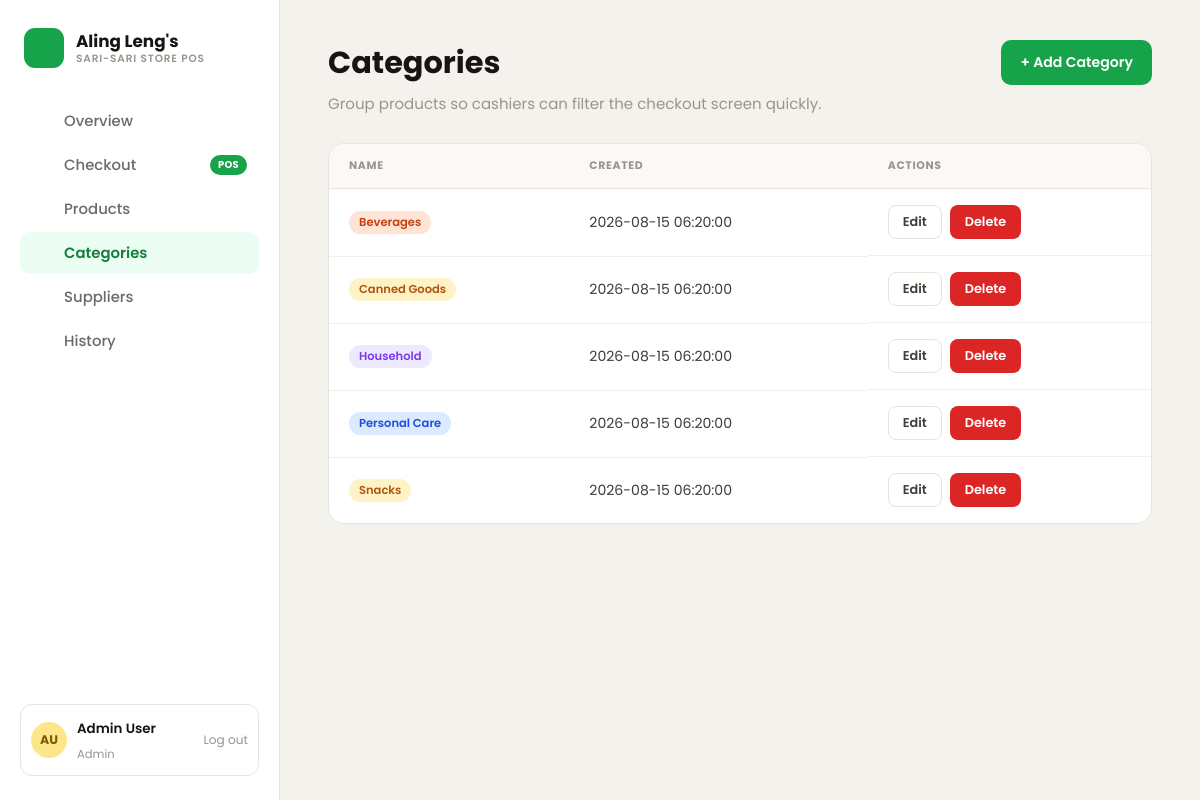
Before: /categories/index.php with the older database file.
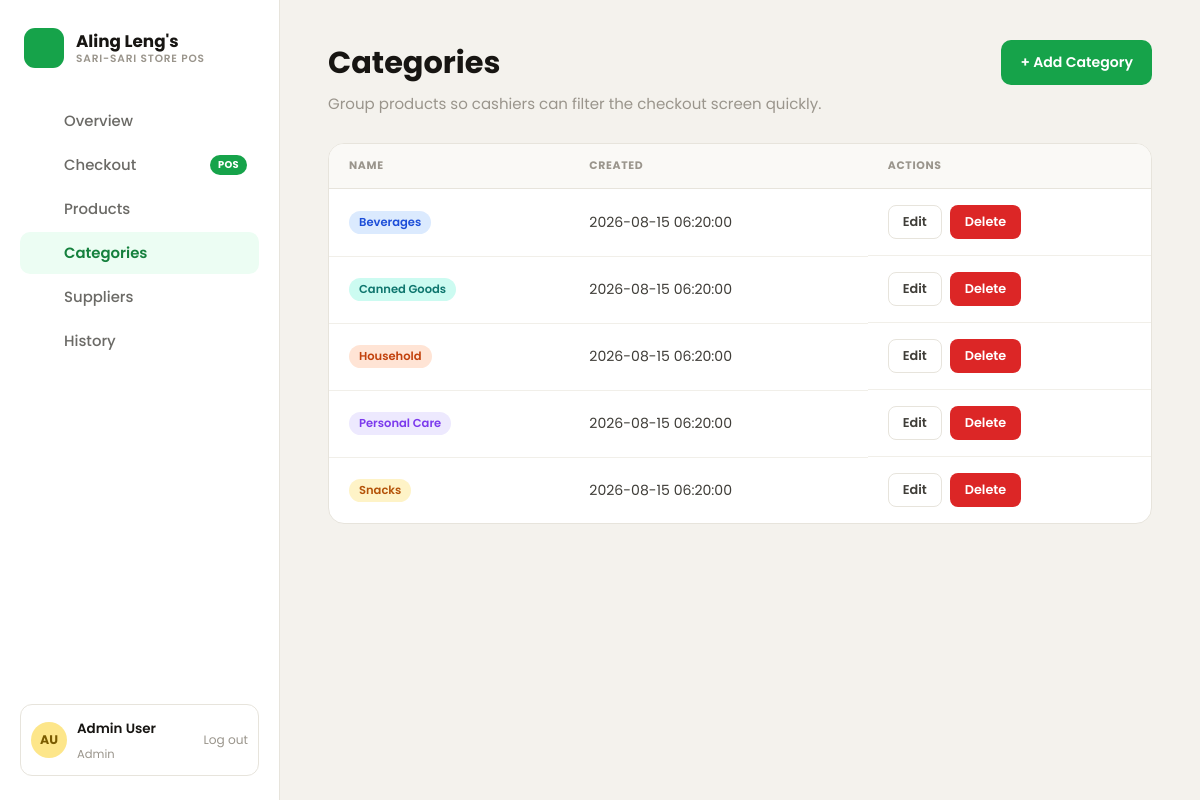
After: the same page with the newer database file.
### tables this page shows
CREATE TABLE categories (
    id INT AUTO_INCREMENT PRIMARY KEY,
    name VARCHAR(100) NOT NULL UNIQUE,
    color ENUM('blue', 'orange', 'purple', 'yellow', 'teal', 'pink') NULL,
    created_at TIMESTAMP DEFAULT CURRENT_TIMESTAMP
);

### bootstrap.php (called while the page is built, shortened)
<?php
spl_autoload_register(function (string $class): void {
    $prefix = 'App\\';
    $relative = substr($class, strlen($prefix));
    $file = __DIR__ . '/src/' . str_replace('\\', '/', $relative) . '.php';
});
require_once __DIR__ . '/src/Support/helpers.php';

### config/database.php (called while the page is built)
<?php
return [
    'host' => getenv('MYSQLHOST') ?: 'localhost',
    'port' => getenv('MYSQLPORT') ?: '3306',
    'database' => getenv('MYSQLDATABASE') ?: 'sarisari_pos',
    'username' => getenv('MYSQLUSER') ?: 'root',
    'password' => getenv('MYSQLPASSWORD') ?: '',
    'charset' => 'utf8mb4',
];

### src/Core/Database.php (called while the page is built, shortened)
<?php
class Database
{
    private static ?PDO $instance = null;
    public static function getConnection(): PDO
    {
        if (self::$instance === null) {
            $config = require __DIR__ . '/../../config/database.php';
            $dsn = sprintf(
                'mysql:host=%s;port=%s;dbname=%s;charset=%s',
                $config['host'],
                $config['port'],
                $config['database'],
                $config['charset']
            );
            try {
                self::$instance = new PDO($dsn, $config['username'], $config['password'], [
                    PDO::ATTR_ERRMODE => PDO::ERRMODE_EXCEPTION,
                    PDO::ATTR_DEFAULT_FETCH_MODE => PDO::FETCH_ASSOC,
                    PDO::ATTR_EMULATE_PREPARES => false,
                ]);
            } catch (PDOException $e) {
                throw new PDOException('Database connection failed: ' . $e->getMessage(), (int) $e->getCode());
            }
        }
        return self::$instance;
    }
}

### src/Models/Model.php (called while the page is built, shortened)
<?php
abstract class Model
{
    protected PDO $db;
    protected string $table;
    public function __construct()
    {
        $this->db = Database::getConnection();
    }
    public function all(string $orderBy = '', string $direction = 'ASC'): array
    {
        $sql = "SELECT * FROM {$this->table}";
        if ($orderBy !== '') {
            $direction = strtoupper($direction) === 'DESC' ? 'DESC' : 'ASC';
            $sql .= " ORDER BY {$orderBy} {$direction}";
        }
        return $this->db->query($sql)->fetchAll();
    }
}

### public/categories/index.php (the view, shortened to what this page needs)
<?php
require __DIR__ . '/../../bootstrap.php';
$categories = (new Category())->all('name');
$activeNav = 'categories';
require __DIR__ . '/../includes/header.php';
?>
<div class="page-header page-header-row">
    <div>
        <h1>Categories</h1>
        <p>Group products so cashiers can filter the checkout screen quickly.</p>
    </div>
    <a href="<?= BASE_URL ?>/categories/create.php" class="btn btn-primary">+ Add Category</a>
</div>
<div class="table-wrap">
    <table class="data-table">
        <thead><tr><th>Name</th><th>Created</th><th>Actions</th></tr></thead>
        <tbody>
            <?php foreach ($categories as $cat): ?>
                <tr>
                    <td><span class="badge-pill <?= categoryBadgeClass($cat['name'], $cat['color'] ?? null) ?>"><?= htmlspecialchars($cat['name']) ?></span></td>
                    <td class="muted"><?= htmlspecialchars($cat['created_at']) ?></td>
                    <td class="actions-cell">
                        <a href="<?= BASE_URL ?>/categories/edit.php?id=<?= $cat['id'] ?>" class="btn btn-outline btn-sm">Edit</a>
                        <form action="<?= BASE_URL ?>/categories/delete.php" method="post" class="inline-form" onsubmit="return confirm('Delete this category?');">
                            <button type="submit" class="btn btn-danger btn-sm">Delete</button>
                        </form>
                    </td>
                </tr>
            <?php endforeach; ?>
        </tbody>
    </table>
</div>
<?php require __DIR__ . '/../includes/footer.php'; ?>

### public/includes/header.php (shortened to what this page needs)
<!DOCTYPE html>
<html lang="en">
<head>
    <link href="<?= BASE_URL ?>/assets/css/style.css" rel="stylesheet">
</head>
<body>
<div class="app-shell">
    <?php require __DIR__ . '/nav.php'; ?>
    <div class="main-content">

### public/includes/nav.php
<?php
$navItems = [
    ['key' => 'dashboard', 'label' => 'Overview', 'href' => '/index.php', 'icon' => 'grid'],
    ['key' => 'pos', 'label' => 'Checkout', 'href' => '/pos/index.php', 'icon' => 'bag', 'badge' => 'POS'],
    ['key' => 'products', 'label' => 'Products', 'href' => '/products/index.php', 'icon' => 'hexagon'],
    ['key' => 'categories', 'label' => 'Categories', 'href' => '/categories/index.php', 'icon' => 'tag'],
    ['key' => 'suppliers', 'label' => 'Suppliers', 'href' => '/suppliers/index.php', 'icon' => 'truck'],
    ['key' => 'sales', 'label' => 'History', 'href' => '/sales/index.php', 'icon' => 'file'],
];
$active = $activeNav ?? '';
?>
<aside class="sidebar" id="appSidebar">
    <a href="<?= BASE_URL ?>/index.php" class="brand">
        <span class="brand-icon"><?= navIcon('bag') ?></span>
        <span class="brand-text">
            <span class="brand-name">Aling Leng's</span>
            <span class="brand-sub">Sari-Sari Store POS</span>
        </span>
    </a>
    <nav>
        <ul class="nav-list">
            <?php foreach ($navItems as $item): ?>
                <li>
                    <a href="<?= BASE_URL . $item['href'] ?>" class="nav-link <?= $active === $item['key'] ? 'active' : '' ?>">
                        <?= navIcon($item['icon']) ?>
                        <span><?= htmlspecialchars($item['label']) ?></span>
                        <?php if (!empty($item['badge'])): ?><span class="nav-badge"><?= htmlspecialchars($item['badge']) ?></span><?php endif; ?>
                    </a>
                </li>
            <?php endforeach; ?>
        </ul>
    </nav>
    <div class="sidebar-footer">
        <div class="user-card">
            <span class="user-avatar">AU</span>
            <span class="user-info">
                <span class="user-name">Admin User</span>
                <span class="user-role">Admin</span>
            </span>
            <a href="#" class="user-logout" title="Login/logout arrives with Final Term auth">Log out</a>
        </div>
    </div>
</aside>

### src/Support/helpers.php (shortened to what this page needs)
<?php
function categoryBadgeClass(?string $name, ?string $color = null): string
{
    if ($color !== null && $color !== '') {
        return 'badge-' . $color;
    }
    $palette = ['badge-blue', 'badge-orange', 'badge-purple', 'badge-yellow', 'badge-teal', 'badge-pink'];
    return $palette[crc32(strtolower($name)) % count($palette)];
}
function navIcon(string $name): string
{
    $icons = [
        'grid' => '<rect x="3" y="3" width="7" height="7" rx="1.5"></rect><rect x="14" y="3" width="7" height="7" rx="1.5"></rect><rect x="3" y="14" width="7" height="7" rx="1.5"></rect><rect x="14" y="14" width="7" height="7" rx="1.5"></rect>',
        'bag' => '<path d="M6 8h12l-1 12H7L6 8z"></path><path d="M9 8V6a3 3 0 0 1 6 0v2"></path>',
        'hexagon' => '<path d="M12 2 21 7v10l-9 5-9-5V7l9-5z"></path>',
        'tag' => '<path d="M20.59 13.41 12 21.99a2 2 0 0 1-2.83 0l-8.17-8.17a2 2 0 0 1 0-2.83L9.59 2.41A2 2 0 0 1 11 2H19a2 2 0 0 1 2 2v8a2 2 0 0 1-.41 1.41z"></path><circle cx="15" cy="7" r="1.2"></circle>',
        'truck' => '<rect x="1" y="6" width="14" height="10" rx="1"></rect><path d="M15 10h4l3 3v3h-7z"></path><circle cx="6" cy="18" r="2"></circle><circle cx="17" cy="18" r="2"></circle>',
        'file' => '<path d="M7 3h7l5 5v13a1 1 0 0 1-1 1H7a1 1 0 0 1-1-1V4a1 1 0 0 1 1-1z"></path><path d="M14 3v5h5"></path>',
        'search' => '<circle cx="11" cy="11" r="7"></circle><path d="m20 20-3.5-3.5"></path>',
        'cart' => '<circle cx="9" cy="20" r="1.4"></circle><circle cx="17" cy="20" r="1.4"></circle><path d="M2 3h2l2.4 12.2a2 2 0 0 0 2 1.6h7.4a2 2 0 0 0 2-1.6L20 7H5.2"></path>',
        'menu' => '<path d="M3 6h18"></path><path d="M3 12h18"></path><path d="M3 18h18"></path>',
        'plus' => '<path d="M12 5v14"></path><path d="M5 12h14"></path>',
    ];
    $path = $icons[$name] ?? '';
    return '<svg class="nav-icon" width="20" height="20" viewBox="0 0 24 24" fill="none" stroke="currentColor" stroke-width="1.8" stroke-linecap="round" stroke-linejoin="round">' . $path . '</svg>';
}

### public/includes/footer.php (shortened to what this page needs)
    </div>
</div>
</body>
</html>

Changed rows visible on the page:
changed categories "Beverages": color empty → "blue" (drawn)
changed categories "Canned Goods": color empty → "teal" (drawn)
changed categories "Household": color empty → "orange" (drawn)
changed categories "Personal Care": color empty → "purple" (drawn)
